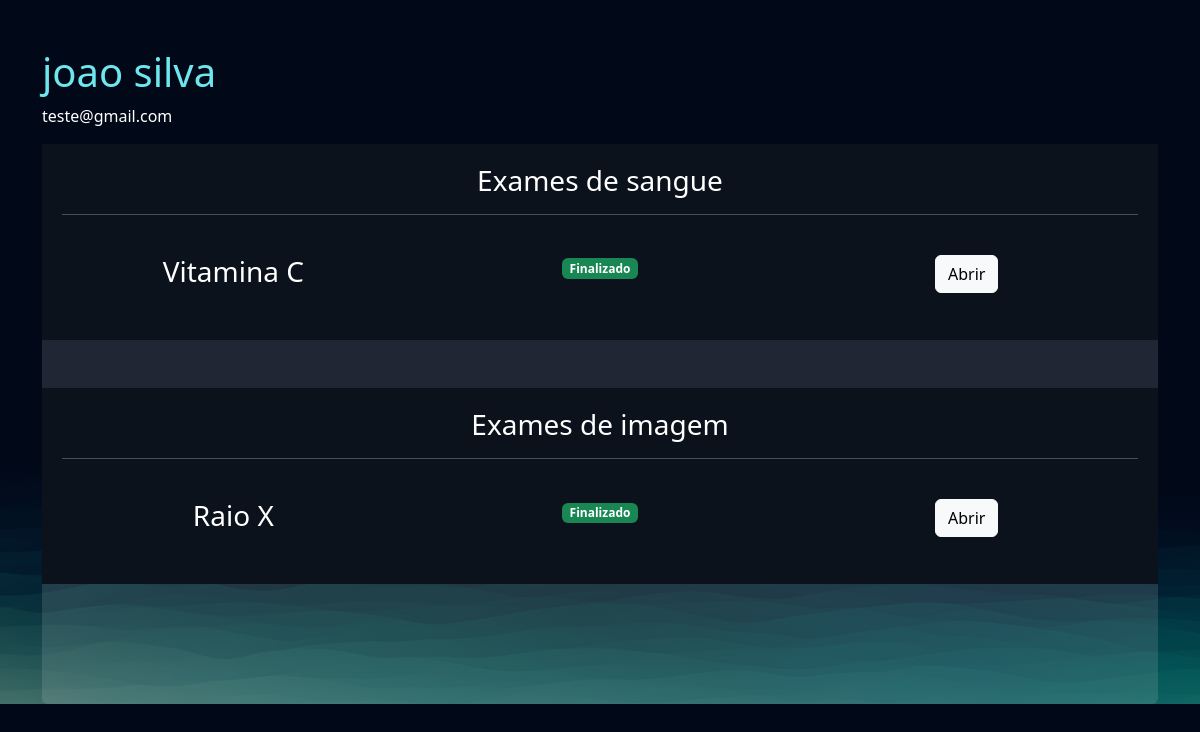
Page /empresarial/cliente/1 (signed in) on the committed database.
### exames/models.py (models this page shows, shortened)
class SolicitacaoExame(models.Model):
    choice_status = (
        ('E', 'Em análise'),
        ('F', 'Finalizado')
    )
    usuario = models.ForeignKey(User, on_delete=models.DO_NOTHING)
    exame = models.ForeignKey(TiposExames, on_delete=models.DO_NOTHING)
    status = models.CharField(max_length=2, choices=choice_status)
    resultado = models.FileField(upload_to="resultados", null=True, blank=True)
    requer_senha = models.BooleanField(default=False)
    senha = models.CharField(max_length=6, null=True, blank=True)
    def badge_template(self):
        if self.status=="E":
            classes_css = 'bg-warning text-dark'
            texto = "Em análise"
        elif self.status == 'F':
            classes_css = 'bg-success'
            texto = "Finalizado"
        return mark_safe(f"<span class='badge bg-primary {classes_css}'>{texto}</span>")

class TiposExames(models.Model):
    tipo_choices = (
        ('I', 'Exame de imagem'),
        ('S', 'Exame de Sangue')
)
    nome=models.CharField(max_length=50)
    tipo=models.CharField(max_length=1,choices=tipo_choices)
    preco= models.FloatField()
    disponivel=models.BooleanField(default=True)
    horario_inicial=models.IntegerField()
    horario_final=models.IntegerField()

### empresarial/views.py (the view)
# urls.py: path('cliente/<int:cliente_id>', views.cliente, name="cliente"),
@staff_member_required
def cliente(request, cliente_id):
    cliente = User.objects.get(id=cliente_id)
    exames = SolicitacaoExame.objects.filter(usuario=cliente)
    return render(request, 'cliente.html', {'cliente': cliente, 'exames': exames})

### empresarial/templates/cliente.html (shortened to what this page needs)
{% extends "bases/bases.html" %}
{% load static %}
{% block 'head' %}
    <link href="{% static 'exames/css/css.css' %}" rel="stylesheet">
    <link href="{% static 'exames/css/gerenciar_pedidos.css' %}" rel="stylesheet">
    <link href="{% static 'exames/css/gerenciar_exames.css' %}" rel="stylesheet">
{% endblock 'head' %}
{% block 'conteudo' %}
    <br>
    <br>
    <div class="container">
        <h3 class="font-destaque">{{cliente.get_full_name}}</h3>
        <p>{{cliente.email}}</p>
        <div class="card card-view">
            <div class="sub-card">
                <h3>Exames de sangue</h3>
                <hr>
                <br>
                {% for exame in exames  %}
                    {% if  exame.exame.tipo == 'S'%}
                        <div class="row">
                            <div class="col-md"><h3>{{exame.exame.nome}}</h3></div>
                            <div class="col-md">{{exame.badge_template}}</div>
                            <div class="col-md">
                                <a href="{% url 'exame_cliente' exame.id %}" class="btn btn-light">Abrir</a>
                            </div>
                        </div>
                        <br>
                    {% endif %}
                {% endfor %}
            </div>
            <br>
            <br>
            <div class="sub-card">
                <h3>Exames de imagem</h3>
                <hr>
                <br>
                {% for exame in exames  %}
                    {% if  exame.exame.tipo == 'I'%}
                        <div class="row">
                            <div class="col-md"><h3>{{exame.exame.nome}}</h3></div>
                            <div class="col-md">{{exame.badge_template}}</div>
                            <div class="col-md"><a href="{% url 'exame_cliente' exame.id %}" class="btn btn-light">Abrir</a></div>
                        </div>
                        <br>
                    {% endif %}
                {% endfor %}
            </div>
        </div>
    </div>
{% endblock 'conteudo' %}

### templates/static/geral/css/base.css (style rules this page uses)
:root { --main-color: #151C34; --dark-color: #0C121C ; --light-color: #6DE6EE; --contrast-color: #f4c96b; --differential-color: #066668; }
* { color: white }
.font-destaque { color: var(--light-color); font-size: 40px; }

### templates/static/exames/css/css.css (style rules this page uses)
body { background-image: url('/static/geral/img/bg2.png'); background-size: cover; }
.card { background-color: rgba(217, 217, 217, .14); color: white; padding: 15px; }

### templates/static/exames/css/gerenciar_pedidos.css (style rules this page uses)
.card-view { text-align: center; padding: 0; border: none; height: 70vh; }

### templates/static/exames/css/gerenciar_exames.css (style rules this page uses)
.sub-card { background-color: var(--dark-color); padding: 20px; }

### rows in the picture
SolicitacaoExame: exame.nome "Vitamina C", badge_template "Finalizado"
SolicitacaoExame: exame.nome "Raio X", badge_template "Finalizado"

### other values in the picture
{{ cliente.get_full_name }} "joao silva"
{{ cliente.email }} "teste@gmail.com"
